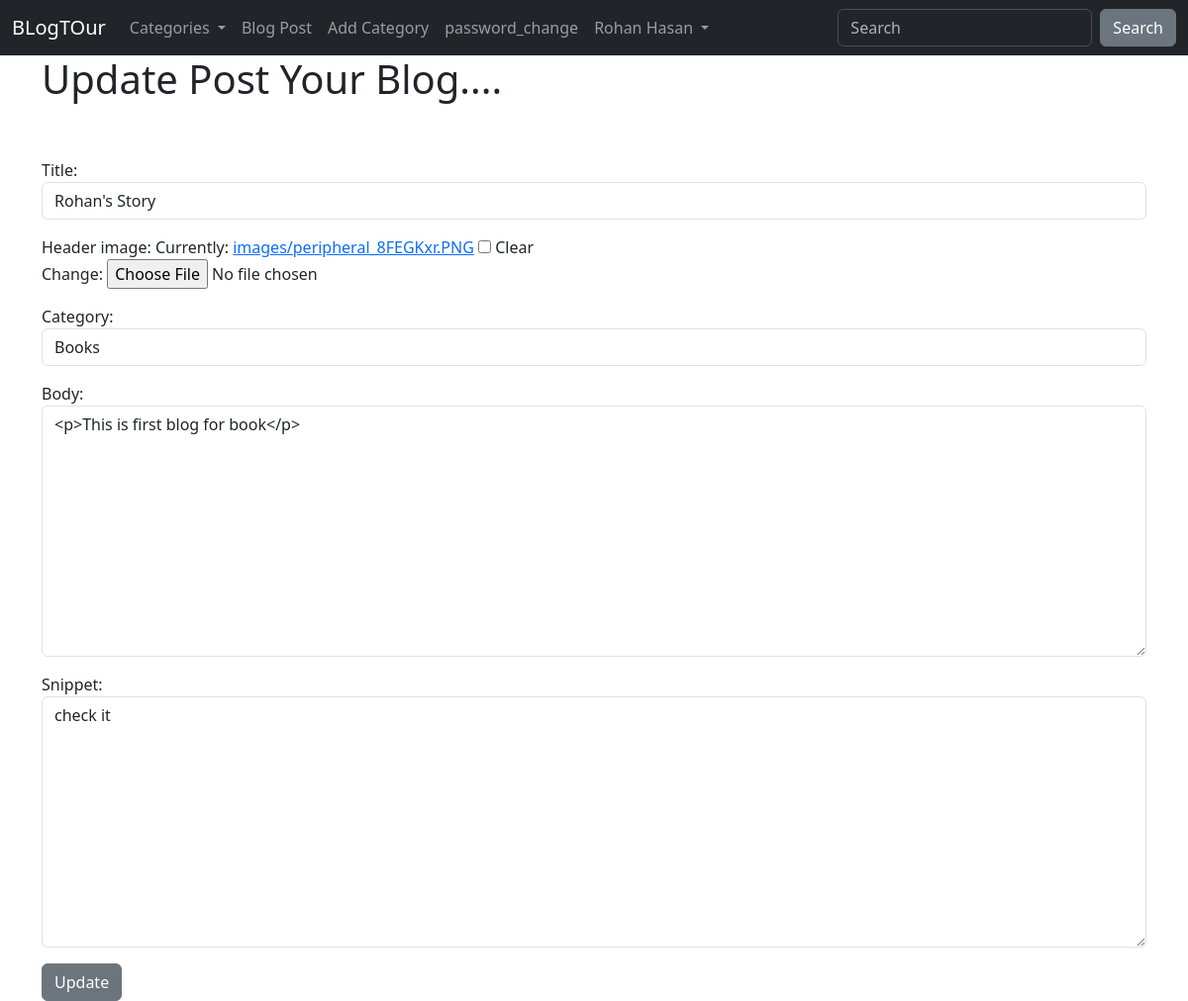
The page /updatepost/edit/1/ (signed in) on the database its author committed.
### blogapp/models.py (models this page shows, shortened)
class Post(models.Model):
    title = models.CharField(max_length=100)
    header_image=models.ImageField(blank=True, null=True, upload_to='images/')
    author = models.ForeignKey(User, on_delete=models.CASCADE)
    body = RichTextField(blank=True, null=True)
    category = models.CharField(max_length=100, default='Coding')
    snippet = models.CharField(max_length=100)
    post_date = models.DateField(auto_now_add=True)
    likes = models.ManyToManyField(User, related_name='blog_post')

### blogapp/views.py (the view)
# urls.py: path('updatepost/edit/<int:pk>/', UpdatePostView.as_view(), name='updatepost'),
class UpdatePostView(UpdateView):
    model=Post
    form_class=PostForm
    template_name='update_post.html'
    def get_context_data(self,*args, **kwargs):
        cat_menu=Category.objects.all()
        context = super(UpdatePostView,self).get_context_data(*args,**kwargs)
        context['cat_menu']=cat_menu
        return context

### blogapp/forms.py
class PostForm(forms.ModelForm):
    class Meta:
        model = Post
        fields=('title','header_image','author','category','body','snippet')
        widgets={
            'title':forms.TextInput(attrs={'class':'form-control'}),
            'author':forms.TextInput(attrs={'class':'form-control','value':'','id':'elder','type':'hidden'}),
            'category':forms.Select(choices=choice_list,attrs={'class':'form-control'}),
            'body':forms.Textarea(attrs={'class':'form-control'}),
            'snippet':forms.Textarea(attrs={'class':'form-control'}),
        }

### blogapp/models.py (called while the page is built)
    def __str__(self):
        return self.name

### templates/update_post.html (shortened to what this page needs)
{% extends 'base.html' %}
{% block content %}
    {% if user.is_authenticated %}
        {% if user.id == post.author.id %}
            <h1>Update Post Your Blog....</h1><br/><br/>
            <div class="form-group">
                <form action="" method='Post'>
                    {{ form.as_p }}
                    <button type='submit' class="btn btn-secondary" >Update</button>
                </form>
            </div>
        {% else %}
            You should login or Signup
        {% endif %}
    {% else %}
        You should login or Signup
    {% endif %}
{% endblock content %}

### templates/navbar.html (shortened to what this page needs)
<nav class="navbar navbar-expand-lg bg-dark" data-bs-theme="dark">
  <div class="container-fluid">
    <a class="navbar-brand" href="{% url 'home' %}">BLogTOur</a>
    <div class="collapse navbar-collapse" id="navbarColor02">
      <ul class="navbar-nav me-auto">
      {% if cat_menu %}
        <li class="nav-item dropdown">
          <a class="nav-link dropdown-toggle" href="#" role="button" data-bs-toggle="dropdown" aria-expanded="false">
            Categories
          </a>
        </li>
      {% else %}
        <li class="nav-item">
          <a class="nav-link" href="{% url 'category_list' %}">Category List</a>
        </li>
      {% endif %}
      {% if user.is_authenticated %}
            <li class="nav-item">
              <a class="nav-link" href="{% url 'addpost' %}">Blog Post</a>
            </li>
            <li class="nav-item">
              <a class="nav-link" href="{% url 'addcategory' %}">Add Category</a>
            </li>
            <li class="nav-item">
              <a class="nav-link" href="{% url 'password_change' %}">password_change</a>
            </li>
      {% endif %}
        {% if user.is_authenticated %}
           <li class="nav-item dropdown">
              <a class="nav-link dropdown-toggle" href="#" id="navbarDropdown" role="button" data-bs-toggle="dropdown" aria-expanded="false">
                {{user.first_name}} {{user.last_name}}
              </a>
            </li>
        {% endif %}
      </ul>
      <form class="d-flex">
        <input class="form-control me-sm-2" type="search" placeholder="Search">
        <button class="btn btn-secondary my-2 my-sm-0" type="submit">Search</button>
      </form>
    </div>
  </div>
</nav>

### rows shown on the page
Post: title "Rohan's Story", category "Books", body "<p>This is first blog for book</p>", snippet "check it"

### other values the page prints
{{ user.first_name }} "Rohan"
{{ user.last_name }} "Hasan"
